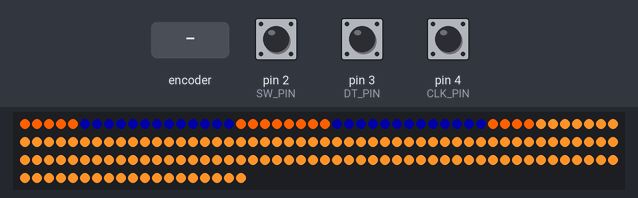
The sketch below on a simulated Arduino Uno, built for the host (arithmetic inside an expression is 32-bit, double 64-bit). Parts: 169 RGB LEDs in strip order, left to right, continuing on the next row. The test bench sets the inputs (shaded band); at power-on: pin 2 (SW_PIN) HIGH, pin 3 (DT_PIN) HIGH, pin 4 (CLK_PIN) HIGH. Dim RGB values are drawn brighter than linear; EEPROM starts erased.

Above: at 1.2 s.
1.3 s: rotary encoder on pin 4 (CLK_PIN) / pin 3 (DT_PIN) turned 1 step (first pin leading)
At 2.3 s:
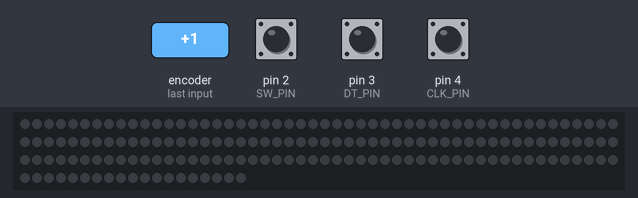
3.0 s: rotary encoder on pin 4 (CLK_PIN) / pin 3 (DT_PIN) turned 2 steps (second pin leading)
At 3.18 s:
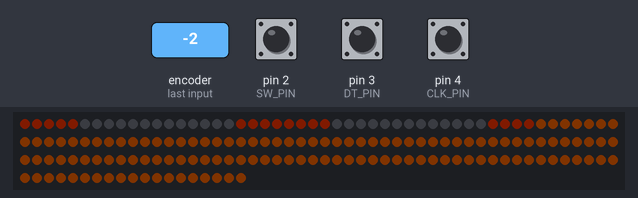
Timing chart, 0 to 6.0 s (numbered marks = the images above; inputs shaded):
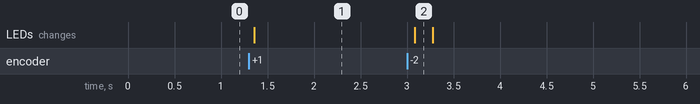

Measured:
- after the input at 1.3 s, the LEDs: change after 0.06 s (image 1)
- after the input at 3.0 s, the LEDs: change after 0.08 s (image 2)

The sketch:

leds.ino
```cpp
// leds
#include <FastLED.h>
#include <EEPROM.h>
#define NUM_LEDS 169
#define DATA_PIN 9
CRGB leds[NUM_LEDS];

// rotary
#define CLK_PIN 4
#define DT_PIN 3
#define SW_PIN 2
int brightness = EEPROM.read(0);
int CLK_state;
int prev_CLK_state;
int SW_state;
int prev_SW_state;

// refresh leds
short prev_sec = 0;
short cur_sec = 0;

void setup() {
  //Serial.begin(9600);

  // rotary
  pinMode(CLK_PIN, INPUT);
  pinMode(DT_PIN, INPUT);
  pinMode(SW_PIN, INPUT);
  CLK_state = digitalRead(CLK_PIN);
  prev_CLK_state = CLK_state;
  SW_state = digitalRead(SW_PIN);
  prev_SW_state = SW_state;

  //leds
  FastLED.addLeds<WS2815, DATA_PIN, GRB>(leds, NUM_LEDS);
  FastLED.setTemperature(Candle); //best white correction is Tungsten40W or use Candle for a more fluorescent (warmer) look.
  FastLED.setBrightness(brightness); //read from eeprom previously
  for (int dot = 0; dot < 43; dot++) { //for whatever reason this strip is 1 indexed
    leds[dot] = CRGB::Orange;
  }
  for (int dot = 0; dot < 13; dot++) {
    leds[dot+5] = CRGB::Blue;
    leds[dot+26] = CRGB::Blue;
  }
  for (int dot = 43; dot <= NUM_LEDS; dot++) {
    leds[dot] = CRGB::White;
  }
  FastLED.show();
  FastLED.show();
}

void loop() {
  SW_state = digitalRead(SW_PIN);
  CLK_state = digitalRead(CLK_PIN);

  cur_sec = (millis() / 1000) % 10;
  if (cur_sec != prev_sec) {
    FastLED.show();
    prev_sec = cur_sec;
  }

  if (CLK_state != prev_CLK_state && CLK_state == HIGH) {
    if (digitalRead(DT_PIN) == HIGH) {
        brightness = constrain(brightness+5, 0, 255);
        //Serial.print("CW");
      } else {
        brightness = constrain(brightness-5, 0, 255);
        //Serial.print("CCW");
      }

      FastLED.setBrightness(brightness);
      delay(2); // prevents glitches
      FastLED.show();
  }

  if (SW_state != prev_SW_state && SW_state == LOW) {
    EEPROM.write(0, brightness);
  }

  prev_CLK_state = CLK_state;
  prev_SW_state = SW_state;
}
```
